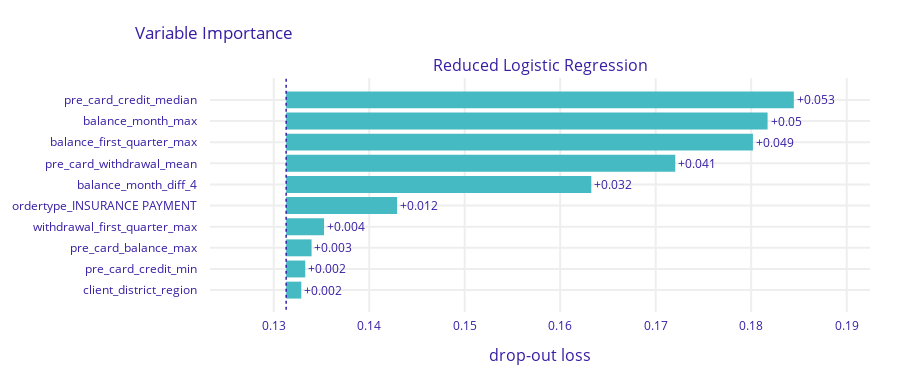

The cell this chart's notebook holds for it:
### Code cell
explainer.model_parts(type='variable_importance').plot()

### Figure 1 — Plotly figure (JSON) as saved in the notebook; plotly's stock layout.template omitted (floating-point values rounded to 4 significant figures)
{"data": [{"base": 0.1313, "hoverinfo": "text", "hoverlabel": {"bgcolor": "rgba(0,0,0,0.8)"}, "hovertext": ["Model: Reduced Logistic Regression loss after<br>variable: pre_card_credit_median is permuted: 0.184<br>Drop-out loss change: +0.053", "Model: Reduced Logistic Regression loss after<br>variable: balance_month_max is permuted: 0.182<br>Drop-out loss change: +0.05", "Model: Reduced Logistic Regression loss after<br>variable: balance_first_quarter_max is permuted: 0.18<br>Drop-out loss change: +0.049", "Model: Reduced Logistic Regression loss after<br>variable: pre_card_withdrawal_mean is permuted: 0.172<br>Drop-out loss change: +0.041", "Model: Reduced Logistic Regression loss after<br>variable: balance_month_diff_4 is permuted: 0.163<br>Drop-out loss change: +0.032", "Model: Reduced Logistic Regression loss after<br>variable: ordertype_INSURANCE PAYMENT is permuted: 0.143<br>Drop-out loss change: +0.012", "Model: Reduced Logistic Regression loss after<br>variable: withdrawal_first_quarter_max is permuted: 0.135<br>Drop-out loss change: +0.004", "Model: Reduced Logistic Regression loss after<br>variable: pre_card_balance_max is permuted: 0.134<br>Drop-out loss change: +0.003", "Model: Reduced Logistic Regression loss after<br>variable: pre_card_credit_min is permuted: 0.133<br>Drop-out loss change: +0.002", "Model: Reduced Logistic Regression loss after<br>variable: client_district_region is permuted: 0.133<br>Drop-out loss change: +0.002"], "marker": {"color": "#46bac2"}, "orientation": "h", "showlegend": false, "text": ["+0.053", "+0.05", "+0.049", "+0.041", "+0.032", "+0.012", "+0.004", "+0.003", "+0.002", "+0.002"], "textposition": "outside", "type": "bar", "x": [0.05317, 0.05042, 0.04888, 0.04075, 0.03196, 0.01162, 0.003969, 0.002663, 0.002002, 0.001586], "xaxis": "x", "y": ["pre_card_credit_median", "balance_month_max", "balance_first_quarter_max", "pre_card_withdrawal_mean", "balance_month_diff_4", "ordertype_INSURANCE PAYMENT", "withdrawal_first_quarter_max", "pre_card_balance_max", "pre_card_credit_min", "client_district_region"], "yaxis": "y"}], "layout": {"annotations": [{"font": {"size": 16}, "showarrow": false, "text": "Reduced Logistic Regression", "x": 0.5, "xanchor": "center", "xref": "paper", "y": 1, "yanchor": "bottom", "yref": "paper"}, {"font": {"size": 16}, "showarrow": false, "text": "drop-out loss", "x": 0.5, "xanchor": "center", "xref": "paper", "y": 0, "yanchor": "top", "yref": "paper", "yshift": -30}], "font": {"color": "#371ea3"}, "height": 383, "margin": {"b": 71, "r": 30, "t": 78}, "shapes": [{"line": {"color": "#371ea3", "dash": "dot", "width": 1.5}, "type": "line", "x0": 0.1313, "x1": 0.1313, "xref": "x", "y0": -1, "y1": 10, "yref": "y"}], "title": {"text": "Variable Importance", "x": 0.15}, "xaxis": {"anchor": "y", "automargin": true, "domain": [0, 1], "fixedrange": true, "gridwidth": 2, "range": [0.1233, 0.1924], "tickcolor": "white", "ticklen": 3, "ticks": "outside", "type": "linear", "zeroline": false}, "yaxis": {"anchor": "x", "automargin": true, "autorange": "reversed", "domain": [0, 1], "fixedrange": true, "gridwidth": 2, "tickcolor": "white", "ticklen": 10, "ticks": "outside", "type": "category"}}}
